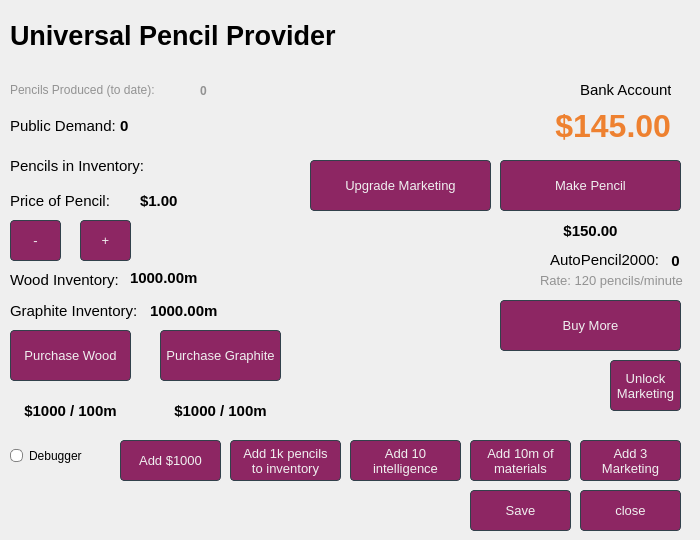
    <widget class="QWidget" name="page1">
     <widget class="QLabel" name="title">
      <property name="geometry">
       <rect>
        <x>10</x>
        <y>20</y>
        <width>341</width>
        <height>31</height>
       </rect>
      </property>
      <property name="font">
       <font>
        <family>Arial</family>
        <pointsize>20</pointsize>
        <weight>75</weight>
        <bold>true</bold>
       </font>
      </property>
      <property name="text">
       <string>Universal Pencil Provider</string>
      </property>
     </widget>
     <widget class="QRadioButton" name="radioButton">
      <property name="geometry">
       <rect>
        <x>10</x>
        <y>440</y>
        <width>101</width>
        <height>31</height>
       </rect>
      </property>
      <property name="styleSheet">
       <string notr="true">QRadioButton::indicator {
width: 11px;
height: 11px;
border-radius: 5px;
}

QRadioButton::indicator::unchecked{ 
border: 1px solid; 
border-color: rgb(132,132,132);
border-radius: 5px;
background-color: white; 
width: 11px; 
height: 11px; 
}

QRadioButton::indicator::checked{ 
border: 3px solid; 
border-color: white;
border-radius: 6px;
background-color: #8d2663;; 
width: 7px; 
height: 7px; 
}</string>
      </property>
      <property name="text">
       <string>Debugger</string>
      </property>
     </widget>
     <widget class="QPushButton" name="mkPen">
      <property name="geometry">
       <rect>
        <x>500</x>
        <y>160</y>
        <width>181</width>
        <height>51</height>
       </rect>
      </property>
      <property name="font">
       <font>
        <pointsize>-1</pointsize>
       </font>
      </property>
      <property name="styleSheet">
       <string notr="true">QPushButton {
    background-color: #8d2663;	
	border: 1px solid #32414B;
	color: #F0F0F0;
	font-size: 13px;
     border-radius: 4px;
    padding: 3px;
    outline: none;
}

QPushButton:hover,
QPushButton:checked:hover{
    border: 1px solid #148CD2;
    color: #F0F0F0;
}


QPushButton:pressed {
    background-color: #19232D;
    border: 1px solid #19232D;
}</string>
      </property>
      <property name="text">
       <string>Make Pencil</string>
      </property>
     </widget>
     <widget class="QPushButton" name="buyWood">
      <property name="geometry">
       <rect>
        <x>10</x>
        <y>330</y>
        <width>121</width>
        <height>51</height>
       </rect>
      </property>
      <property name="font">
       <font>
        <pointsize>-1</pointsize>
       </font>
      </property>
      <property name="styleSheet">
       <string notr="true">QPushButton {
    background-color: #8d2663;	
	border: 1px solid #32414B;
	color: #F0F0F0;
	font-size: 13px;
     border-radius: 4px;
    padding: 3px;
    outline: none;
}

QPushButton:hover,
QPushButton:checked:hover{
    border: 1px solid #148CD2;
    color: #F0F0F0;
}


QPushButton:pressed {
    background-color: #19232D;
    border: 1px solid #19232D;
}

QPushButton:disabled{
    background-color: #A3B0BE;	
	border: 1px solid #32414B;
	color: #F0F0F0;
	font-size: 13px;
     border-radius: 4px;
    padding: 3px;
    outline: none;
}</string>
      </property>
      <property name="text">
       <string>Purchase Wood</string>
      </property>
     </widget>
     <widget class="QPushButton" name="saveStateButton">
      <property name="geometry">
       <rect>
        <x>470</x>
        <y>490</y>
        <width>101</width>
        <height>41</height>
       </rect>
      </property>
      <property name="styleSheet">
       <string notr="true">QPushButton {
    background-color: #8d2663;	
	border: 1px solid #32414B;
	color: #F0F0F0;
	font-size: 13px;
     border-radius: 4px;
    padding: 3px;
    outline: none;
}

QPushButton:hover,
QPushButton:checked:hover{
    border: 1px solid #148CD2;
    color: #F0F0F0;
}


QPushButton:pressed {
    background-color: #19232D;
    border: 1px solid #19232D;
}</string>
      </property>
      <property name="text">
       <string>Save</string>
      </property>
     </widget>
     <widget class="QLabel" name="autoPencil2000Label">
      <property name="geometry">
       <rect>
        <x>550</x>
        <y>250</y>
        <width>111</width>
        <height>20</height>
       </rect>
      </property>
      <property name="font">
       <font>
        <family>Arial</family>
        <pointsize>11</pointsize>
       </font>
      </property>
      <property name="text">
       <string>AutoPencil2000:</string>
      </property>
     </widget>
     <widget class="QLabel" name="displayWoodPr">
      <property name="geometry">
       <rect>
        <x>10</x>
        <y>400</y>
        <width>121</width>
        <height>21</height>
       </rect>
      </property>
      <property name="font">
       <font>
        <family>Arial</family>
        <pointsize>11</pointsize>
        <weight>75</weight>
        <bold>true</bold>
       </font>
      </property>
      <property name="text">
       <string>$1000 / 100m</string>
      </property>
      <property name="alignment">
       <set>Qt::AlignCenter</set>
      </property>
     </widget>
     <widget class="QLabel" name="inventory_2">
      <property name="geometry">
       <rect>
        <x>540</x>
        <y>270</y>
        <width>151</width>
        <height>20</height>
       </rect>
      </property>
      <property name="font">
       <font>
        <family>Arial</family>
        <pointsize>10</pointsize>
       </font>
      </property>
      <property name="styleSheet">
       <string notr="true">QLabel {
	color: #929292;
}</string>
      </property>
      <property name="text">
       <string>Rate: 120 pencils/minute </string>
      </property>
     </widget>
     <widget class="QPushButton" name="plusBtn">
      <property name="geometry">
       <rect>
        <x>80</x>
        <y>220</y>
        <width>51</width>
        <height>41</height>
       </rect>
      </property>
      <property name="font">
       <font>
        <pointsize>-1</pointsize>
       </font>
      </property>
      <property name="styleSheet">
       <string notr="true">QPushButton {
    background-color: #8d2663;	
	border: 1px solid #32414B;
	color: #F0F0F0;
	font-size: 13px;
     border-radius: 4px;
    padding: 3px;
    outline: none;
}

QPushButton:hover,
QPushButton:checked:hover{
    border: 1px solid #148CD2;
    color: #F0F0F0;
}


QPushButton:pressed {
    background-color: #19232D;
    border: 1px solid #19232D;
}

QPushButton:disabled{
    background-color: #A3B0BE;	
	border: 1px solid #32414B;
	color: #F0F0F0;
	font-size: 13px;
     border-radius: 4px;
    padding: 3px;
    outline: none;
}</string>
      </property>
      <property name="text">
       <string>+</string>
      </property>
     </widget>
     <widget class="QPushButton" name="buyGraphite">
      <property name="geometry">
       <rect>
        <x>160</x>
        <y>330</y>
        <width>121</width>
        <height>51</height>
       </rect>
      </property>
      <property name="font">
       <font>
        <pointsize>-1</pointsize>
       </font>
      </property>
      <property name="styleSheet">
       <string notr="true">QPushButton {
    background-color: #8d2663;	
	border: 1px solid #32414B;
	color: #F0F0F0;
	font-size: 13px;
     border-radius: 4px;
    padding: 3px;
    outline: none;
}

QPushButton:hover,
QPushButton:checked:hover{
    border: 1px solid #148CD2;
    color: #F0F0F0;
}


QPushButton:pressed {
    background-color: #19232D;
    border: 1px solid #19232D;
}

QPushButton:disabled{
    background-color: #A3B0BE;	
	border: 1px solid #32414B;
	color: #F0F0F0;
	font-size: 13px;
     border-radius: 4px;
    padding: 3px;
    outline: none;
}</string>
      </property>
      <property name="text">
       <string>Purchase Graphite</string>
      </property>
     </widget>
     <widget class="QPushButton" name="inc_materials">
      <property name="geometry">
       <rect>
        <x>470</x>
        <y>440</y>
        <width>101</width>
        <height>41</height>
       </rect>
      </property>
      <property name="styleSheet">
       <string notr="true">QPushButton {
    background-color: #8d2663;	
	border: 1px solid #32414B;
	color: #F0F0F0;
	font-size: 13px;
     border-radius: 4px;
    padding: 3px;
    outline: none;
}

QPushButton:hover,
QPushButton:checked:hover{
    border: 1px solid #148CD2;
    color: #F0F0F0;
}


QPushButton:pressed {
    background-color: #19232D;
    border: 1px solid #19232D;
}</string>
      </property>
      <property name="text">
       <string>Add 10m of
materials</string>
      </property>
     </widget>
     <widget class="QLabel" name="displayGraphPr">
      <property name="geometry">
       <rect>
        <x>160</x>
        <y>400</y>
        <width>121</width>
        <height>21</height>
       </rect>
      </property>
      <property name="font">
       <font>
        <family>Arial</family>
        <pointsize>11</pointsize>
        <weight>75</weight>
        <bold>true</bold>
       </font>
      </property>
      <property name="text">
       <string>$1000 / 100m</string>
      </property>
      <property name="alignment">
       <set>Qt::AlignCenter</set>
      </property>
     </widget>
     <widget class="QLabel" name="displayInv">
      <property name="geometry">
       <rect>
        <x>150</x>
        <y>150</y>
        <width>131</width>
        <height>31</height>
       </rect>
      </property>
      <property name="font">
       <font>
        <family>Arial</family>
        <pointsize>11</pointsize>
        <weight>75</weight>
        <bold>true</bold>
       </font>
      </property>
      <property name="text">
       <string/>
      </property>
     </widget>
     <widget class="QLabel" name="pencilPriceLabel">
      <property name="geometry">
       <rect>
        <x>10</x>
        <y>190</y>
        <width>131</width>
        <height>21</height>
       </rect>
      </property>
      <property name="font">
       <font>
        <family>Arial</family>
        <pointsize>11</pointsize>
       </font>
      </property>
      <property name="text">
       <string>Price of Pencil:</string>
      </property>
     </widget>
     <widget class="QLabel" name="graphInv">
      <property name="geometry">
       <rect>
        <x>10</x>
        <y>300</y>
        <width>141</width>
        <height>21</height>
       </rect>
      </property>
      <property name="font">
       <font>
        <family>Arial</family>
        <pointsize>11</pointsize>
       </font>
      </property>
      <property name="text">
       <string>Graphite Inventory:</string>
      </property>
     </widget>
     <widget class="QLabel" name="displayGraph">
      <property name="geometry">
       <rect>
        <x>150</x>
        <y>300</y>
        <width>131</width>
        <height>21</height>
       </rect>
      </property>
      <property name="font">
       <font>
        <family>Arial</family>
        <pointsize>11</pointsize>
        <weight>75</weight>
        <bold>true</bold>
       </font>
      </property>
      <property name="text">
       <string>1000.00m</string>
      </property>
     </widget>
     <widget class="QLabel" name="displayPencilPrice">
      <property name="geometry">
       <rect>
        <x>140</x>
        <y>190</y>
        <width>131</width>
        <height>21</height>
       </rect>
      </property>
      <property name="font">
       <font>
        <family>Arial</family>
        <pointsize>11</pointsize>
        <weight>75</weight>
        <bold>true</bold>
       </font>
      </property>
      <property name="text">
       <string>$1.00</string>
      </property>
     </widget>
     <widget class="QLabel" name="publicDemandLabel">
      <property name="geometry">
       <rect>
        <x>10</x>
        <y>110</y>
        <width>131</width>
        <height>31</height>
       </rect>
      </property>
      <property name="font">
       <font>
        <family>Arial</family>
        <pointsize>11</pointsize>
       </font>
      </property>
      <property name="text">
       <string>Public Demand:</string>
      </property>
     </widget>
     <widget class="QPushButton" name="closeStateButton">
      <property name="geometry">
       <rect>
        <x>580</x>
        <y>490</y>
        <width>101</width>
        <height>41</height>
       </rect>
      </property>
      <property name="styleSheet">
       <string notr="true">QPushButton {
    background-color: #8d2663;	
	border: 1px solid #32414B;
	color: #F0F0F0;
	font-size: 13px;
     border-radius: 4px;
    padding: 3px;
    outline: none;
}

QPushButton:hover,
QPushButton:checked:hover{
    border: 1px solid #148CD2;
    color: #F0F0F0;
}


QPushButton:pressed {
    background-color: #19232D;
    border: 1px solid #19232D;
}</string>
      </property>
      <property name="text">
       <string>close</string>
      </property>
     </widget>
     <widget class="QPushButton" name="minusBtn">
      <property name="geometry">
       <rect>
        <x>10</x>
        <y>220</y>
        <width>51</width>
        <height>41</height>
       </rect>
      </property>
      <property name="font">
       <font>
        <pointsize>-1</pointsize>
       </font>
      </property>
      <property name="styleSheet">
       <string notr="true">QPushButton {
    background-color: #8d2663;	
	border: 1px solid #32414B;
	color: #F0F0F0;
	font-size: 13px;
     border-radius: 4px;
    padding: 3px;
    outline: none;
}

QPushButton:hover,
QPushButton:checked:hover{
    border: 1px solid #148CD2;
    color: #F0F0F0;
}


QPushButton:pressed {
    background-color: #19232D;
    border: 1px solid #19232D;
}

QPushButton:disabled{
    background-color: #A3B0BE;	
	border: 1px solid #32414B;
	color: #F0F0F0;
	font-size: 13px;
     border-radius: 4px;
    padding: 3px;
    outline: none;
}</string>
      </property>
      <property name="text">
       <string>-</string>
      </property>
     </widget>
     <widget class="QLabel" name="bankLabel">
      <property name="geometry">
       <rect>
        <x>580</x>
        <y>80</y>
        <width>91</width>
        <height>20</height>
       </rect>
      </property>
      <property name="font">
       <font>
        <family>Arial</family>
        <pointsize>11</pointsize>
       </font>
      </property>
      <property name="text">
       <string>Bank Account:</string>
      </property>
     </widget>
     <widget class="QLabel" name="intelligence">
      <property name="geometry">
       <rect>
        <x>480</x>
        <y>360</y>
        <width>121</width>
        <height>41</height>
       </rect>
      </property>
      <property name="font">
       <font>
        <family>Arimo</family>
        <pointsize>11</pointsize>
       </font>
      </property>
      <property name="text">
       <string/>
      </property>
     </widget>
     <widget class="QLabel" name="displayInvDate">
      <property name="geometry">
       <rect>
        <x>200</x>
        <y>80</y>
        <width>131</width>
        <height>21</height>
       </rect>
      </property>
      <property name="font">
       <font>
        <family>Arial</family>
        <pointsize>9</pointsize>
        <weight>75</weight>
        <bold>true</bold>
       </font>
      </property>
      <property name="styleSheet">
       <string notr="true">QLabel {
	color: #929292;
}</string>
      </property>
      <property name="text">
       <string>0</string>
      </property>
     </widget>
     <widget class="QLabel" name="inventoryLabel">
      <property name="geometry">
       <rect>
        <x>10</x>
        <y>150</y>
        <width>141</width>
        <height>31</height>
       </rect>
      </property>
      <property name="font">
       <font>
        <family>Arial</family>
        <pointsize>11</pointsize>
       </font>
      </property>
      <property name="text">
       <string>Pencils in Inventory:</string>
      </property>
     </widget>
     <widget class="QLabel" name="displayWood">
      <property name="geometry">
       <rect>
        <x>130</x>
        <y>270</y>
        <width>131</width>
        <height>16</height>
       </rect>
      </property>
      <property name="font">
       <font>
        <family>Arial</family>
        <pointsize>11</pointsize>
        <weight>75</weight>
        <bold>true</bold>
       </font>
      </property>
      <property name="text">
       <string>1000.00m</string>
      </property>
     </widget>
     <widget class="QLabel" name="displayAutoPencil200Price">
      <property name="geometry">
       <rect>
        <x>500</x>
        <y>220</y>
        <width>181</width>
        <height>21</height>
       </rect>
      </property>
      <property name="font">
       <font>
        <family>Arial</family>
        <pointsize>11</pointsize>
        <weight>75</weight>
        <bold>true</bold>
       </font>
      </property>
      <property name="text">
       <string>$150.00</string>
      </property>
      <property name="alignment">
       <set>Qt::AlignCenter</set>
      </property>
     </widget>
     <widget class="QPushButton" name="inc_penc_inv">
      <property name="geometry">
       <rect>
        <x>230</x>
        <y>440</y>
        <width>111</width>
        <height>41</height>
       </rect>
      </property>
      <property name="styleSheet">
       <string notr="true">QPushButton {
    background-color: #8d2663;	
	border: 1px solid #32414B;
	color: #F0F0F0;
	font-size: 13px;
     border-radius: 4px;
    padding: 3px;
    outline: none;
}

QPushButton:hover,
QPushButton:checked:hover{
    border: 1px solid #148CD2;
    color: #F0F0F0;
}


QPushButton:pressed {
    background-color: #19232D;
    border: 1px solid #19232D;
}</string>
      </property>
      <property name="text">
       <string>Add 1k pencils
to inventory</string>
      </property>
     </widget>
     <widget class="QLabel" name="displayAccount">
      <property name="geometry">
       <rect>
        <x>440</x>
        <y>110</y>
        <width>231</width>
        <height>31</height>
       </rect>
      </property>
      <property name="font">
       <font>
        <family>Arial</family>
        <pointsize>24</pointsize>
        <weight>75</weight>
        <bold>true</bold>
       </font>
      </property>
      <property name="layoutDirection">
       <enum>Qt::LeftToRight</enum>
      </property>
      <property name="styleSheet">
       <string notr="true">QLabel {
	color: #EE8130;
}</string>
      </property>
      <property name="text">
       <string>$145.00</string>
      </property>
      <property name="alignment">
       <set>Qt::AlignRight|Qt::AlignTrailing|Qt::AlignVCenter</set>
      </property>
     </widget>
     <widget class="QLabel" name="displayAutoPencil2000">
      <property name="geometry">
       <rect>
        <x>660</x>
        <y>250</y>
        <width>31</width>
        <height>21</height>
       </rect>
      </property>
      <property name="font">
       <font>
        <family>Arial</family>
        <pointsize>11</pointsize>
        <weight>75</weight>
        <bold>true</bold>
       </font>
      </property>
      <property name="text">
       <string>0</string>
      </property>
      <property name="alignment">
       <set>Qt::AlignCenter</set>
      </property>
     </widget>
     <widget class="QPushButton" name="buyMoreBtn">
      <property name="geometry">
       <rect>
        <x>500</x>
        <y>300</y>
        <width>181</width>
        <height>51</height>
       </rect>
      </property>
      <property name="font">
       <font>
        <pointsize>-1</pointsize>
       </font>
      </property>
      <property name="styleSheet">
       <string notr="true">QPushButton {
    background-color: #8d2663;	
	border: 1px solid #32414B;
	color: #F0F0F0;
	font-size: 13px;
     border-radius: 4px;
    padding: 3px;
    outline: none;
}

QPushButton:hover,
QPushButton:checked:hover{
    border: 1px solid #148CD2;
    color: #F0F0F0;
}


QPushButton:pressed {
    background-color: #19232D;
    border: 1px solid #19232D;
}</string>
      </property>
      <property name="text">
       <string>Buy More</string>
      </property>
     </widget>
     <widget class="QPushButton" name="inc_money">
      <property name="geometry">
       <rect>
        <x>120</x>
        <y>440</y>
        <width>101</width>
        <height>41</height>
       </rect>
      </property>
      <property name="styleSheet">
       <string notr="true">QPushButton {
    background-color: #8d2663;	
	border: 1px solid #32414B;
	color: #F0F0F0;
	font-size: 13px;
     border-radius: 4px;
    padding: 3px;
    outline: none;
}

QPushButton:hover,
QPushButton:checked:hover{
    border: 1px solid #148CD2;
    color: #F0F0F0;
}


QPushButton:pressed {
    background-color: #19232D;
    border: 1px solid #19232D;
}</string>
      </property>
      <property name="text">
       <string>Add $1000</string>
      </property>
     </widget>
     <widget class="QLabel" name="displayPublicDemand">
      <property name="geometry">
       <rect>
        <x>120</x>
        <y>110</y>
        <width>121</width>
        <height>31</height>
       </rect>
      </property>
      <property name="font">
       <font>
        <family>Arial</family>
        <pointsize>11</pointsize>
        <weight>75</weight>
        <bold>true</bold>
       </font>
      </property>
      <property name="text">
       <string>0</string>
      </property>
     </widget>
     <widget class="QLabel" name="inventory">
      <property name="geometry">
       <rect>
        <x>10</x>
        <y>80</y>
        <width>191</width>
        <height>20</height>
       </rect>
      </property>
      <property name="font">
       <font>
        <family>Arial</family>
       </font>
      </property>
      <property name="styleSheet">
       <string notr="true">QLabel {
	color: #929292;
}</string>
      </property>
      <property name="text">
       <string>Pencils Produced (to date):</string>
      </property>
     </widget>
     <widget class="QLabel" name="woodInv">
      <property name="geometry">
       <rect>
        <x>10</x>
        <y>270</y>
        <width>111</width>
        <height>20</height>
       </rect>
      </property>
      <property name="font">
       <font>
        <family>Arial</family>
        <pointsize>11</pointsize>
       </font>
      </property>
      <property name="text">
       <string>Wood Inventory:</string>
      </property>
     </widget>
     <widget class="QPushButton" name="upgradeAPM">
      <property name="geometry">
       <rect>
        <x>310</x>
        <y>160</y>
        <width>181</width>
        <height>51</height>
       </rect>
      </property>
      <property name="styleSheet">
       <string notr="true">QPushButton {
    background-color: #8d2663;	
	border: 1px solid #32414B;
	color: #F0F0F0;
	font-size: 13px;
     border-radius: 4px;
    padding: 3px;
    outline: none;
}

QPushButton:hover,
QPushButton:checked:hover{
    border: 1px solid #148CD2;
    color: #F0F0F0;
}


QPushButton:pressed {
    background-color: #19232D;
    border: 1px solid #19232D;
}</string>
      </property>
      <property name="text">
       <string>Upgrade Marketing</string>
      </property>
     </widget>
     <widget class="QPushButton" name="unlockMarketing">
      <property name="geometry">
       <rect>
        <x>610</x>
        <y>360</y>
        <width>71</width>
        <height>51</height>
       </rect>
      </property>
      <property name="styleSheet">
       <string notr="true">QPushButton {
    background-color: #8d2663;	
	border: 1px solid #32414B;
	color: #F0F0F0;
	font-size: 13px;
     border-radius: 4px;
    padding: 3px;
    outline: none;
}

QPushButton:hover,
QPushButton:checked:hover{
    border: 1px solid #148CD2;
    color: #F0F0F0;
}


QPushButton:pressed {
    background-color: #19232D;
    border: 1px solid #19232D;
}

QPushButton:disabled{
    background-color: #A3B0BE;	
	border: 1px solid #32414B;
	color: #F0F0F0;
	font-size: 13px;
     border-radius: 4px;
    padding: 3px;
    outline: none;
}</string>
      </property>
      <property name="text">
       <string>Unlock
Marketing</string>
      </property>
     </widget>
     <widget class="QPushButton" name="add_intelligence">
      <property name="geometry">
       <rect>
        <x>350</x>
        <y>440</y>
        <width>111</width>
        <height>41</height>
       </rect>
      </property>
      <property name="styleSheet">
       <string notr="true">QPushButton {
    background-color: #8d2663;	
	border: 1px solid #32414B;
	color: #F0F0F0;
	font-size: 13px;
     border-radius: 4px;
    padding: 3px;
    outline: none;
}

QPushButton:hover,
QPushButton:checked:hover{
    border: 1px solid #148CD2;
    color: #F0F0F0;
}


QPushButton:pressed {
    background-color: #19232D;
    border: 1px solid #19232D;
}</string>
      </property>
      <property name="text">
       <string>Add 10
intelligence</string>
      </property>
     </widget>
     <widget class="QPushButton" name="add_marketing">
      <property name="geometry">
       <rect>
        <x>580</x>
        <y>440</y>
        <width>101</width>
        <height>41</height>
       </rect>
      </property>
      <property name="styleSheet">
       <string notr="true">QPushButton {
    background-color: #8d2663;	
	border: 1px solid #32414B;
	color: #F0F0F0;
	font-size: 13px;
     border-radius: 4px;
    padding: 3px;
    outline: none;
}

QPushButton:hover,
QPushButton:checked:hover{
    border: 1px solid #148CD2;
    color: #F0F0F0;
}


QPushButton:pressed {
    background-color: #19232D;
    border: 1px solid #19232D;
}</string>
      </property>
      <property name="text">
       <string>Add 3
Marketing</string>
      </property>
     </widget>
    </widget>
